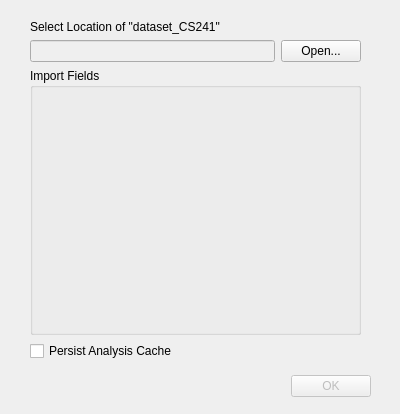
<?xml version="1.0" encoding="UTF-8"?>
<ui version="4.0">
 <class>Wizard</class>
 <widget class="QDialog" name="Wizard">
  <property name="geometry">
   <rect>
    <x>0</x>
    <y>0</y>
    <width>400</width>
    <height>414</height>
   </rect>
  </property>
  <property name="windowTitle">
   <string>Dialog</string>
  </property>
  <widget class="QDialogButtonBox" name="buttonBox">
   <property name="enabled">
    <bool>false</bool>
   </property>
   <property name="geometry">
    <rect>
     <x>30</x>
     <y>370</y>
     <width>341</width>
     <height>32</height>
    </rect>
   </property>
   <property name="orientation">
    <enum>Qt::Horizontal</enum>
   </property>
   <property name="standardButtons">
    <set>QDialogButtonBox::Ok</set>
   </property>
  </widget>
  <widget class="QWidget" name="verticalLayoutWidget">
   <property name="geometry">
    <rect>
     <x>30</x>
     <y>20</y>
     <width>331</width>
     <height>341</height>
    </rect>
   </property>
   <layout class="QVBoxLayout" name="verticalLayout_2">
    <item>
     <widget class="QLabel" name="label_2">
      <property name="text">
       <string>Select Location of &quot;dataset_CS241&quot;</string>
      </property>
     </widget>
    </item>
    <item>
     <layout class="QHBoxLayout" name="horizontalLayout_2" stretch="0,0">
      <property name="spacing">
       <number>-1</number>
      </property>
      <item>
       <widget class="QLineEdit" name="lineEditPath">
        <property name="enabled">
         <bool>false</bool>
        </property>
       </widget>
      </item>
      <item>
       <widget class="QPushButton" name="pushButtonOpen">
        <property name="text">
         <string>Open...</string>
        </property>
       </widget>
      </item>
     </layout>
    </item>
    <item>
     <widget class="QGroupBox" name="groupBoxDataset">
      <property name="sizePolicy">
       <sizepolicy hsizetype="Preferred" vsizetype="Expanding">
        <horstretch>0</horstretch>
        <verstretch>0</verstretch>
       </sizepolicy>
      </property>
      <property name="title">
       <string>Import Fields</string>
      </property>
      <layout class="QVBoxLayout" name="verticalLayoutField"/>
     </widget>
    </item>
    <item>
     <widget class="QCheckBox" name="checkBox">
      <property name="text">
       <string>Persist Analysis Cache</string>
      </property>
     </widget>
    </item>
   </layout>
  </widget>
 </widget>
 <resources/>
 <connections>
  <connection>
   <sender>buttonBox</sender>
   <signal>accepted()</signal>
   <receiver>Wizard</receiver>
   <slot>accept()</slot>
   <hints>
    <hint type="sourcelabel">
     <x>248</x>
     <y>254</y>
    </hint>
    <hint type="destinationlabel">
     <x>157</x>
     <y>274</y>
    </hint>
   </hints>
  </connection>
  <connection>
   <sender>buttonBox</sender>
   <signal>rejected()</signal>
   <receiver>Wizard</receiver>
   <slot>reject()</slot>
   <hints>
    <hint type="sourcelabel">
     <x>316</x>
     <y>260</y>
    </hint>
    <hint type="destinationlabel">
     <x>286</x>
     <y>274</y>
    </hint>
   </hints>
  </connection>
 </connections>
</ui>
